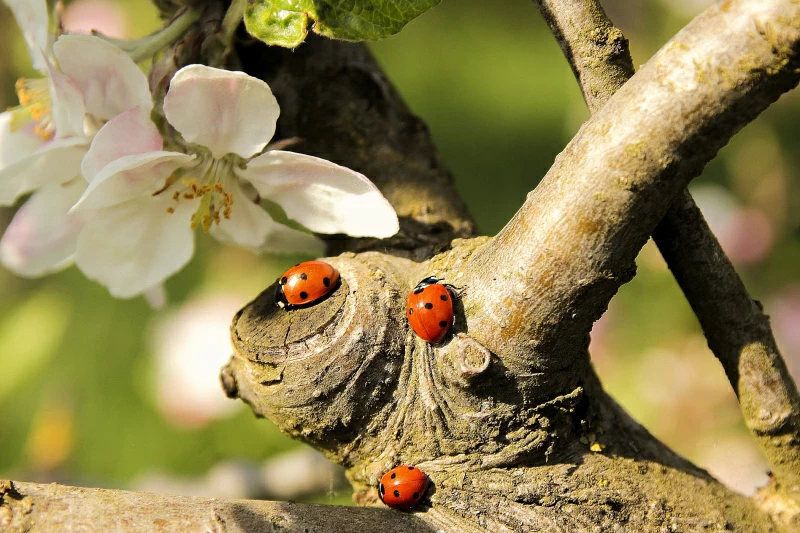
#> input picture 6.webp, 800 x 533 px
$ python LAB_1_Zadanie_SVD.py
#> lines starting #> are read from the running program, lines starting #| are printed output that depends on the picture
import numpy as np
import matplotlib.pyplot as plt
from matplotlib.image import imread
from numpy.linalg import svd

# Wczytanie obrazu (zakładamy, że jest w skali szarości)
img = imread('6.webp')
#> img is the input picture: shape (533, 800, 3); mean R, G, B 144.4, 130.7, 81.6
if img.ndim == 3:
    img = img.mean(axis=2)  # Konwersja do skali szarości, jeśli jest potrzebna
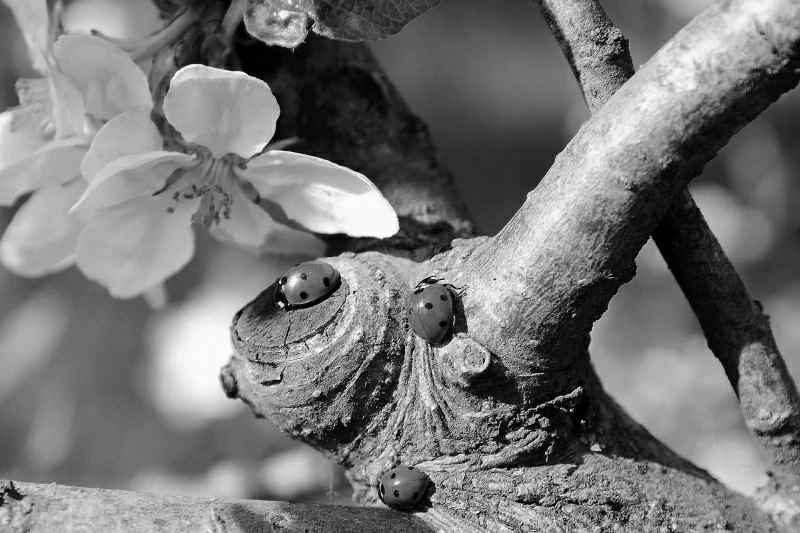
#> img: shape (533, 800) float64; min 0, max 254.7, mean 118.9

# Wyświetlenie oryginalnego obrazu
plt.imshow(img, cmap='gray')
plt.title('Oryginalny obraz')
plt.show()

# Rozkład SVD
U, S, VT = svd(img, full_matrices=False)
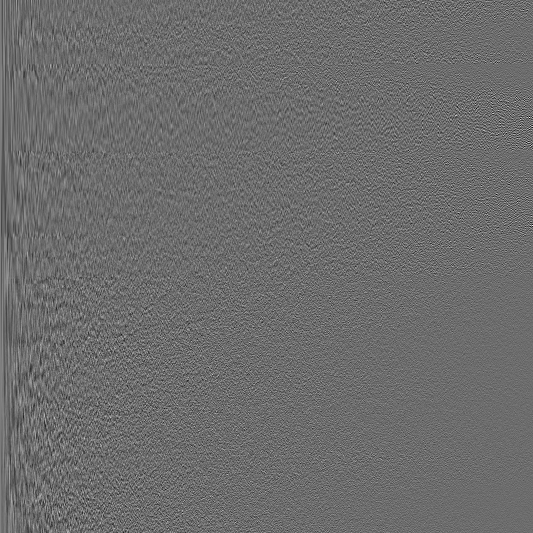
#> U: shape (533, 533) float64; min -0.273, max 0.367, mean 8.19e-05; drawn with min black and max white
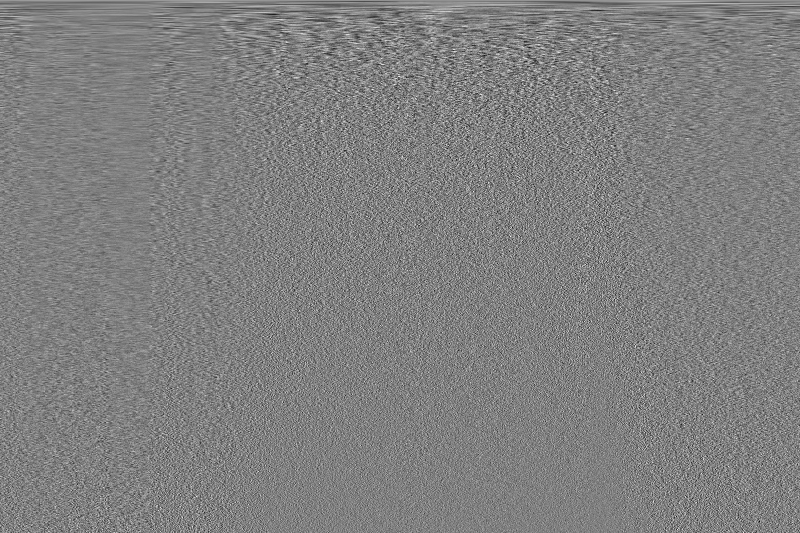
#> VT: shape (533, 800) float64; min -0.209, max 0.207, mean 7.44e-05; drawn with min black and max white
#> S = 533 values, max 78903 at index 0, min 19.7 at index 532, mean 785.6

# Obliczenie całkowitej energii (suma kwadratów wartości osobliwych)
total_energy = np.sum(S**2)
#> total_energy = 7.64e+09

# Obliczenie, ile wartości osobliwych zachować, aby uzyskać 90% energii
energy_accumulated = 0
k = 0
while energy_accumulated / total_energy < 0.9:
    energy_accumulated += S[k]**2
    k += 1
#> this loop made 4 passes
#> energy_accumulated on passes 1 to 4: 6.23e+09, 6.52e+09, 6.77e+09, 6.97e+09
#> after the loop, energy_accumulated = 6.97e+09; k = 4

print(f"Liczba wartości osobliwych do zachowania 90% energii: {k}")
#| Liczba wartości osobliwych do zachowania 90% energii: 4

# Rekonstrukcja obrazu przy użyciu k wartości osobliwych
S_k = np.diag(S[:k])
#> S_k = [[78903, 0, 0, 0], [0, 17182.1, 0, 0], [0, 0, 15696.5, 0], [0, 0, 0, 14386.6]]
U_k = U[:, :k]
#> U_k = 533 rows, first 6: [0.0383, 0.00512, -0.0682, 0.0607], [0.0385, 0.00475, -0.0696, 0.0594], [0.0388, 0.00465, -0.0717, 0.0584], [0.0392, 0.00529, -0.0736, 0.0571], [0.0397, 0.00462, -0.0734, 0.0567], [0.0399, 0.00423, -0.0736, 0.0563]
VT_k = VT[:k, :]
img_compressed = U_k @ S_k @ VT_k
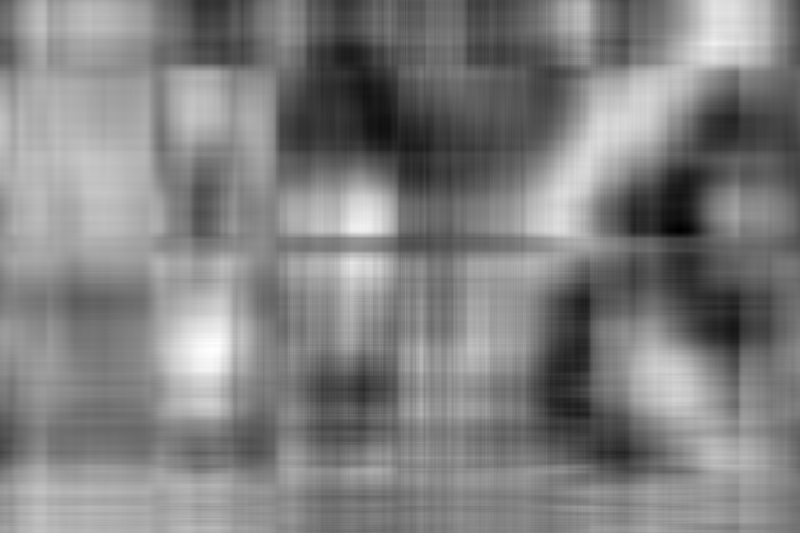
#> img_compressed: shape (533, 800) float64; min -25.8, max 260.8, mean 118.9; drawn with min black and max white

# Wyświetlenie skompresowanego obrazu
plt.imshow(img_compressed, cmap='gray')
plt.title(f'Obraz po kompresji z {k} wartościami osobliwymi')
plt.show()
